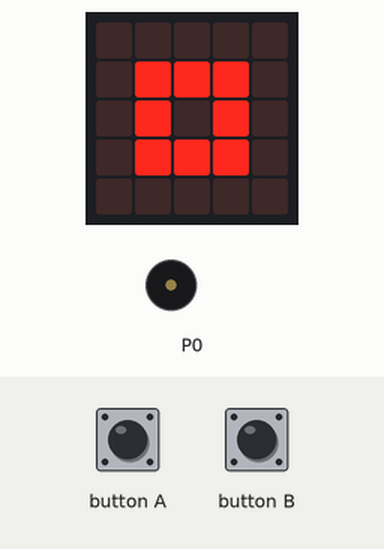
Bench run of a program on a simulated BBC micro:bit (MakeCode). On the bench: the board's 5×5 LED display, buzzer (waves = sounding). The 48×5 strip is a reading aid, not a part: it shows the text the display is scrolling, unrolled, one strip-width of it at a time.

Above: at 0.1 s.
At 20.1 s:
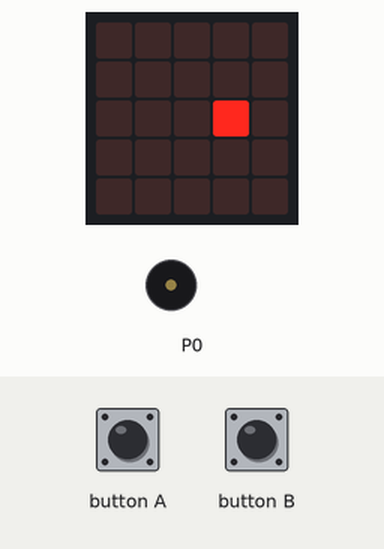
At 24.2 s:
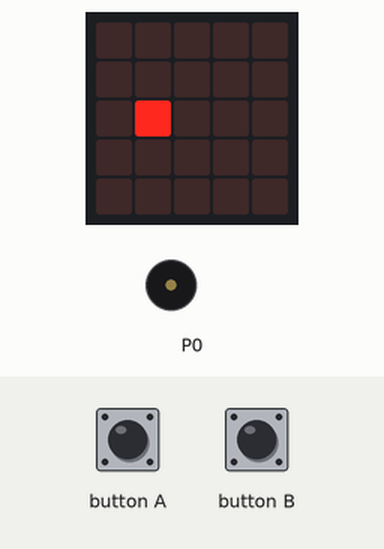
At 27.3 s:
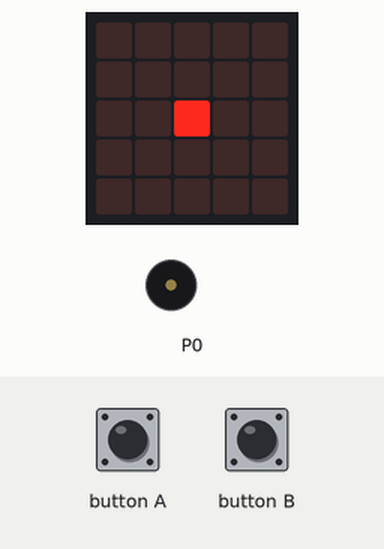
Timing chart, 0 to 28.8 s (numbered marks = the images above):
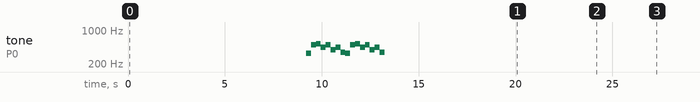

The program:

main.ts
```typescript
function Commencer () {
    basic.showIcon(IconNames.SmallSquare)
    basic.pause(500)
    basic.showString("CenterIt")
    music.setVolume(50)
    music.playMelody("E B C5 A B G A F ", 240)
    music.playMelody("E B C5 A B G A F ", 240)
    for (let index = 0; index < 5; index++) {
        basic.showIcon(IconNames.SmallSquare)
        basic.clearScreen()
        basic.pause(200)
    }
    game.setLife(3)
    game.setScore(0)
    Sprite = game.createSprite(2, 2)
    Speed = 1000
    for (let index = 0; index <= 2; index++) {
        basic.showString("" + (3 - index))
        basic.pause(200)
    }
}
input.onButtonPressed(Button.A, function () {
    if (Sprite.get(LedSpriteProperty.X) == 2) {
        game.addScore(1)
        music.playTone(415, music.beat(BeatFraction.Quarter))
        Speed += -50
    } else {
        game.removeLife(1)
        music.playTone(131, music.beat(BeatFraction.Half))
    }
})
input.onButtonPressed(Button.B, function () {
    if (game.isPaused()) {
        music.playTone(262, music.beat(BeatFraction.Quarter))
        music.playTone(330, music.beat(BeatFraction.Quarter))
        game.resume()
    } else {
        music.playTone(330, music.beat(BeatFraction.Quarter))
        music.playTone(262, music.beat(BeatFraction.Quarter))
        game.pause()
    }
})
let Speed = 0
let Sprite: game.LedSprite = null
Commencer()
basic.forever(function () {
    Sprite.move(1)
    basic.pause(Speed)
    Sprite.ifOnEdgeBounce()
})
```

test.ts
```typescript
// les tests vont ici; ceci n'est pas compilé lorsque cet ensemble est utilisé en tant qu'extension.
```

Measured:
- what the display in image 1 shows lasts 1.0 s, from 20.1 s to 21.1 s
